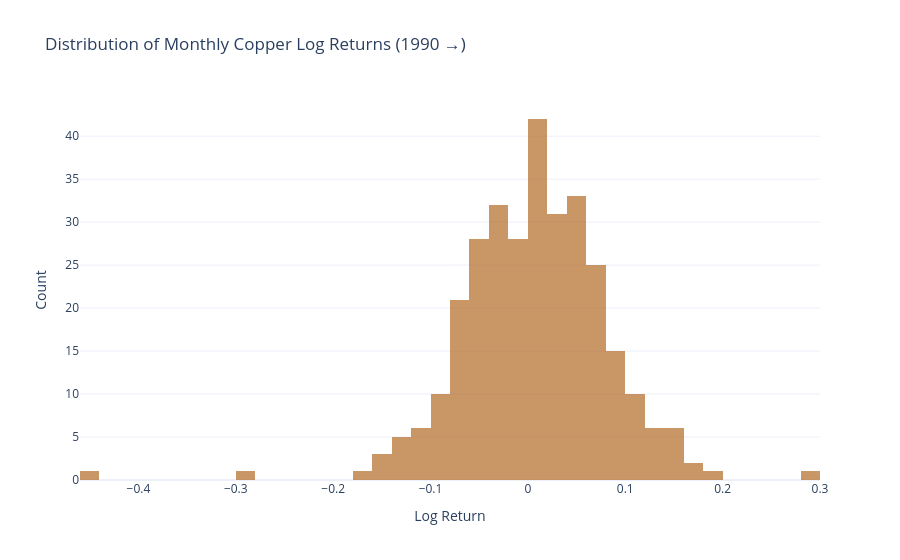

Notebook code cell kept with this figure:
### Code cell
import plotly.graph_objects as go

monthly_ret = np.log(df_raw['copper_price'] / df_raw['copper_price'].shift(1)).dropna()
fig_dist = go.Figure()
fig_dist.add_trace(go.Histogram(
    x=monthly_ret, nbinsx=60, name='Monthly log return',
    marker_color='#b87333', opacity=0.75,
))
fig_dist.update_layout(
    title='Distribution of Monthly Copper Log Returns (1990 →)',
    xaxis_title='Log Return', yaxis_title='Count',
    template='plotly_white',
)
fig_dist.show()
print(f'Skewness: {monthly_ret.skew():.3f}  |  Kurtosis: {monthly_ret.kurt():.3f}')
print(f'Annualised volatility (sqrt(12)): {monthly_ret.std() * np.sqrt(12):.1%}')

### Figure 1 — Plotly figure (JSON) as saved in the notebook; plotly's stock layout.template omitted (floating-point values rounded to 4 significant figures; data arrays with more than 128 entries replaced by an {"elided": "..."} marker saying what was removed)
{"data": [{"marker": {"color": "#b87333"}, "name": "Monthly log return", "nbinsx": 60, "opacity": 0.75, "type": "histogram", "x": {"elided": "308 float values"}}], "layout": {"title": {"text": "Distribution of Monthly Copper Log Returns (1990 →)"}, "xaxis": {"title": {"text": "Log Return"}}, "yaxis": {"title": {"text": "Count"}}}}
